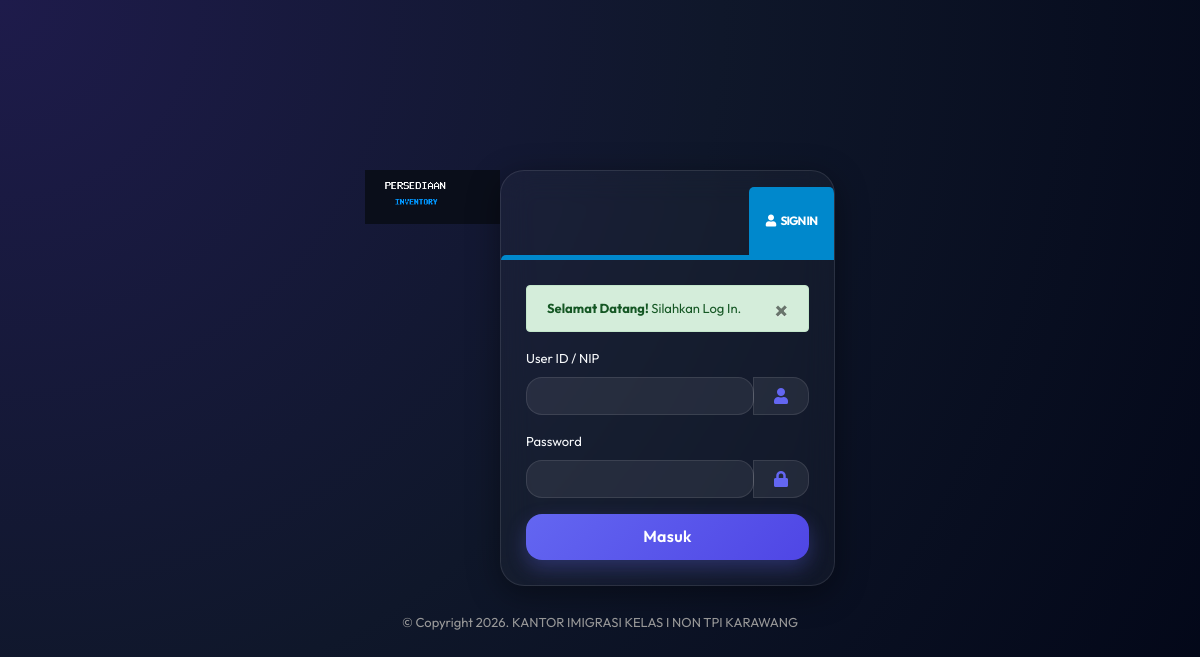
The app's page /index2.php with its own data.
### tables this page shows
CREATE TABLE setting (
  setting_id   VARCHAR(20) PRIMARY KEY,
  title_head   VARCHAR(100) NOT NULL,
  nama_kantor  VARCHAR(150) NOT NULL,
  alamat_kantor VARCHAR(200) NOT NULL,
  telp_kantor  VARCHAR(20) NOT NULL,
  email_kantor VARCHAR(50) NOT NULL,
  logo_header  VARCHAR(50) NOT NULL,
  created_at   DATETIME DEFAULT CURRENT_TIMESTAMP,
  updated_at   DATETIME DEFAULT CURRENT_TIMESTAMP
, favicon TEXT DEFAULT 'favicon.png');

### global/koneksi.php (called while the page is built, shortened)
<?php
function db_execute(PDO $pdo, string $sql, array $params = []): PDOStatement {
    $stmt = $pdo->prepare($sql);
    $stmt->execute($params);
    return $stmt;
}
function db_fetch(PDO $pdo, string $sql, array $params = []): ?array {
    $stmt = db_execute($pdo, $sql, $params);
    $row  = $stmt->fetch();
    return $row ?: null;
}
function db_fetch_column(PDO $pdo, string $sql, array $params = [], int $col = 0) {
    $stmt = db_execute($pdo, $sql, $params);
    return $stmt->fetchColumn($col);
}
?>

### index2.php (the view, shortened to what this page needs)
<?php
include("global/koneksi.php");
$set = db_fetch($bp, "SELECT * FROM setting ORDER BY setting_id ASC LIMIT 1");
?>
<!doctype html>
<html class="fixed">
	<head>
		<link rel="stylesheet" href="vendor/bootstrap/css/bootstrap.css" />
		<link rel="stylesheet" href="vendor/animate/animate.css">
		<link rel="stylesheet" href="vendor/font-awesome/css/all.min.css" />
		<link rel="stylesheet" href="vendor/magnific-popup/magnific-popup.css" />
		<link rel="stylesheet" href="vendor/bootstrap-datepicker/css/bootstrap-datepicker3.css" />
		<link rel="stylesheet" href="vendor/pnotify/pnotify.custom.css" />
		<link rel="stylesheet" href="vendor/select2/css/select2.css" />
		<link rel="stylesheet" href="vendor/select2-bootstrap-theme/select2-bootstrap.min.css" />
		<link rel="stylesheet" href="css/theme.css" />
		<link rel="stylesheet" href="css/skins/default.css" />
		<link rel="stylesheet" href="css/custom.css">
	</head>
	<body>
		<section class="body-sign">
			<div class="center-sign">
				<a href="/" class="logo float-left">
					<img src="img/<?= htmlspecialchars($set['logo_header']) ?>" height="54" alt="Logo" />
				</a>
				<div class="panel card-sign shadow-lg">
					<div class="card-title-sign mt-3 text-right">
						<h2 class="title text-uppercase font-weight-bold m-0"><i class="fas fa-user mr-1"></i> Sign In</h2>
					</div>
					<div class="card-body">
						<form action="proses/login.php" method="post">
<?php
$user_exists = db_fetch_column($bp, "SELECT COUNT(*) FROM petugas");
if ($user_exists > 0):
?>
							<div class="alert alert-success">
								<button type="button" class="close" data-dismiss="alert" aria-hidden="true">×</button>
<?php
    $add = $_REQUEST["add"] ?? '';
    $pesan = $_REQUEST["pesan"] ?? '';
    if ($add == "ok") {
        echo "<strong>Selamat Datang!</strong> Akun Admin Telah Berhasil Dibuat <a href='' class='alert-link'>Silahkan Login</a>.";
    } elseif ($add == "fail") {
        echo "<strong>Maaf!</strong> Akun Admin Gagal Dibuat.";
    } elseif ($pesan == "gagal") {
        echo "<strong>Maaf! Login Gagal</strong> <br>Silahkan periksa User ID dan Password Anda.";
    } elseif ($pesan == "logout") {
        echo "<strong>Logout Berhasil</strong> <br>Silahkan masuk kembali untuk melanjutkan.";
    } else {
        echo "<strong>Selamat Datang!</strong> Silahkan Log In.";
    }
?>
							</div>
							<div class="form-group mb-lg">
								<label>User ID / NIP</label>
								<div class="input-group input-group-icon">
									<input name="user_id" type="text" class="form-control input-lg" required />
									<span class="input-group-append">
										<span class="input-group-text">
											<i class="fa fa-user"></i>
										</span>
									</span>
								</div>
							</div>
							<div class="form-group mb-lg">
								<div class="clearfix">
									<label class="float-left">Password</label>
								</div>
								<div class="input-group input-group-icon">
									<input name="pwd" type="password" class="form-control input-lg" required />
									<span class="input-group-append">
										<span class="input-group-text">
											<i class="fa fa-lock"></i>
										</span>
									</span>
								</div>
							</div>
<?php
    $submit_text = "Masuk";
endif;
?>
							<div class="row">
								<div class="col-sm-12 text-right">
									<button type="submit" class="btn btn-primary btn-block btn-lg"><?= $submit_text ?></button>
								</div>
							</div>
						</form>
					</div>
				</div>
				<p class="text-center text-muted mt-3 mb-3">&copy; Copyright <?= date('Y') ?>. <?= htmlspecialchars($set['nama_kantor']) ?></p>
			</div>
		</section>
	</body>
</html>

### css/skins/default.css (style rules this page uses)
a { color: #0088cc; }
.body-sign .card-sign .card-title-sign .title { background-color: #0088cc; }
.body-sign .card-sign .card-body { border-top-color: #0088cc; }
html .btn-primary { background-color: #0088cc; border-color: #0088cc #0088cc #006699; color: #ffffff; }

### css/custom.css (style rules this page uses)
:root { --primary: #6366f1; --primary-glow: rgba(99, 102, 241, 0.5); --secondary: #64748b; --success: #10b981; --warning: #f59e0b; --danger: #ef4444; --info: #0ea5e9; --glass-soft: rgba(255, 255, 255, 0.03); --glass-medium: rgba(255, 255, 255, 0.07); --glass-heavy: rgba(255, 255, 255, 0.12); --glass-border: rgba(255, 255, 255, 0.1); --glass-border-bright: rgba(255, 255, 255, 0.2); --glass-blur: 16px; --bg-deep: #020617; --bg-surface: #0f172a; --text-white: #f8fafc; --text-muted: #94adcf; --radius-sm: 8px; --radius-md: 16px; --radius-lg: 24px; --spacing-xs: 8px; --spacing-sm: 16px; --spacing-md: 24px; --spacing-lg: 40px; --shadow-glass: 0 8px 32px 0 rgba(0, 0, 0, 0.4); --shadow-glow: 0 0 25px rgba(99, 102, 241, 0.3); --transition-smooth: all 0.5s cubic-bezier(0.16, 1, 0.3, 1); }
html { scroll-behavior: smooth; }
* { box-sizing: border-box; }
body { font-family: 'Outfit', 'Inter', sans-serif !important; background: radial-gradient(circle at 0% 0%, #1e1b4b 0%, #0f172a 50%, #020617 100%) !important; background-attachment: fixed !important; color: var(--text-white) !important; margin: 0; line-height: 1.6; overflow-x: hidden; }
.body-sign { background: transparent !important; }
.card, .card-sign { background: var(--glass-soft) !important; backdrop-filter: blur(var(--glass-blur)) !important; -webkit-backdrop-filter: blur(var(--glass-blur)) !important; border: 1px solid var(--glass-border) !important; border-radius: var(--radius-lg) !important; box-shadow: var(--shadow-glass) !important; transition: var(--transition-smooth); overflow: hidden; margin-bottom: var(--spacing-md); }
.card-body { padding: 25px !important; background: transparent !important; }
.form-control { background: var(--glass-medium) !important; border: 1px solid var(--glass-border) !important; border-radius: var(--radius-md) !important; color: #fff !important; padding: 12px 20px !important; transition: var(--transition-smooth) !important; font-size: 0.95rem; }
.input-group-text { background: var(--glass-medium) !important; border: 1px solid var(--glass-border) !important; color: var(--primary) !important; border-radius: 0 var(--radius-md) var(--radius-md) 0 !important; padding: 0 20px !important; }
.btn { border-radius: var(--radius-md) !important; font-weight: 600 !important; padding: 12px 24px !important; transition: var(--transition-smooth) !important; letter-spacing: 0.02em; text-transform: none; font-size: 0.9rem; }
.btn-primary { background: linear-gradient(135deg, var(--primary), #4f46e5) !important; border: none !important; box-shadow: 0 8px 20px rgba(99, 102, 241, 0.3) !important; }

### records on screen
setting: logo_header (placeholder picture), nama_kantor "KANTOR IMIGRASI KELAS I NON TPI KARAWANG"

### other values on screen
$submit_text "Masuk"
